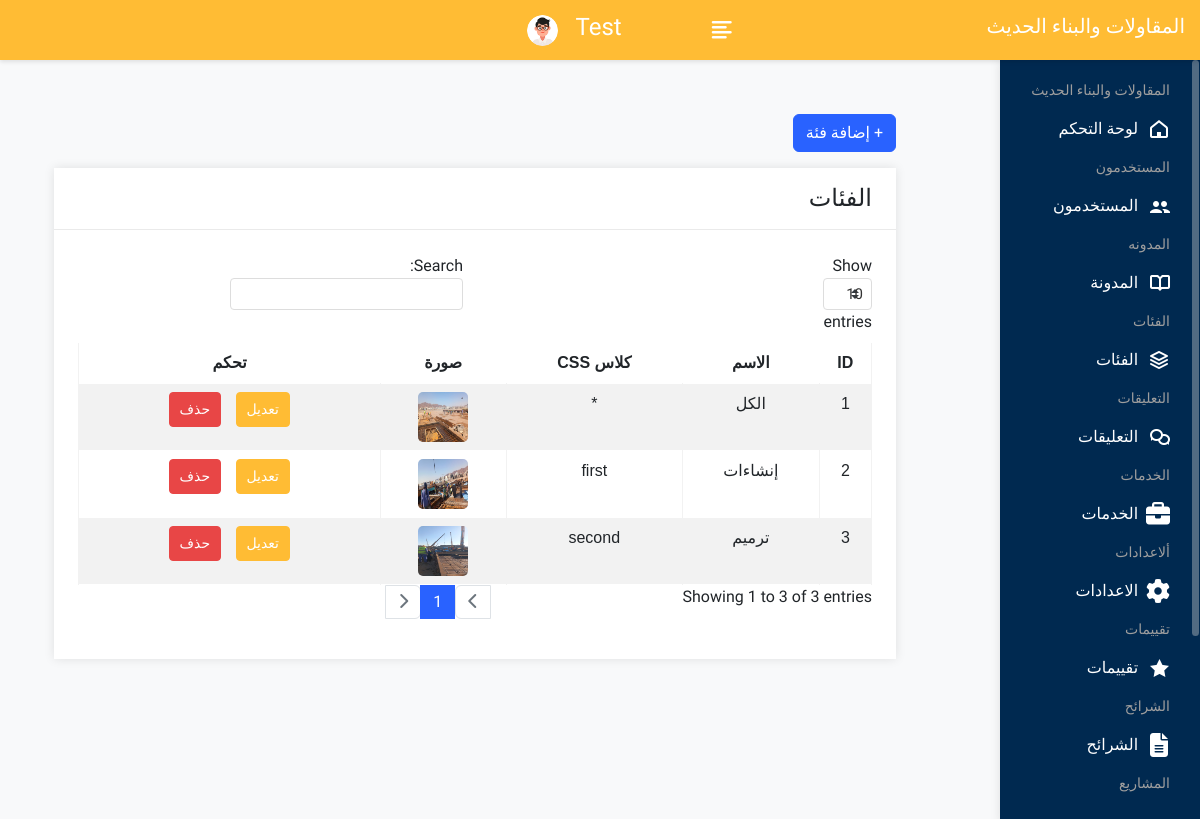
The page /admin/categories.php (signed in) on the database as committed earlier.
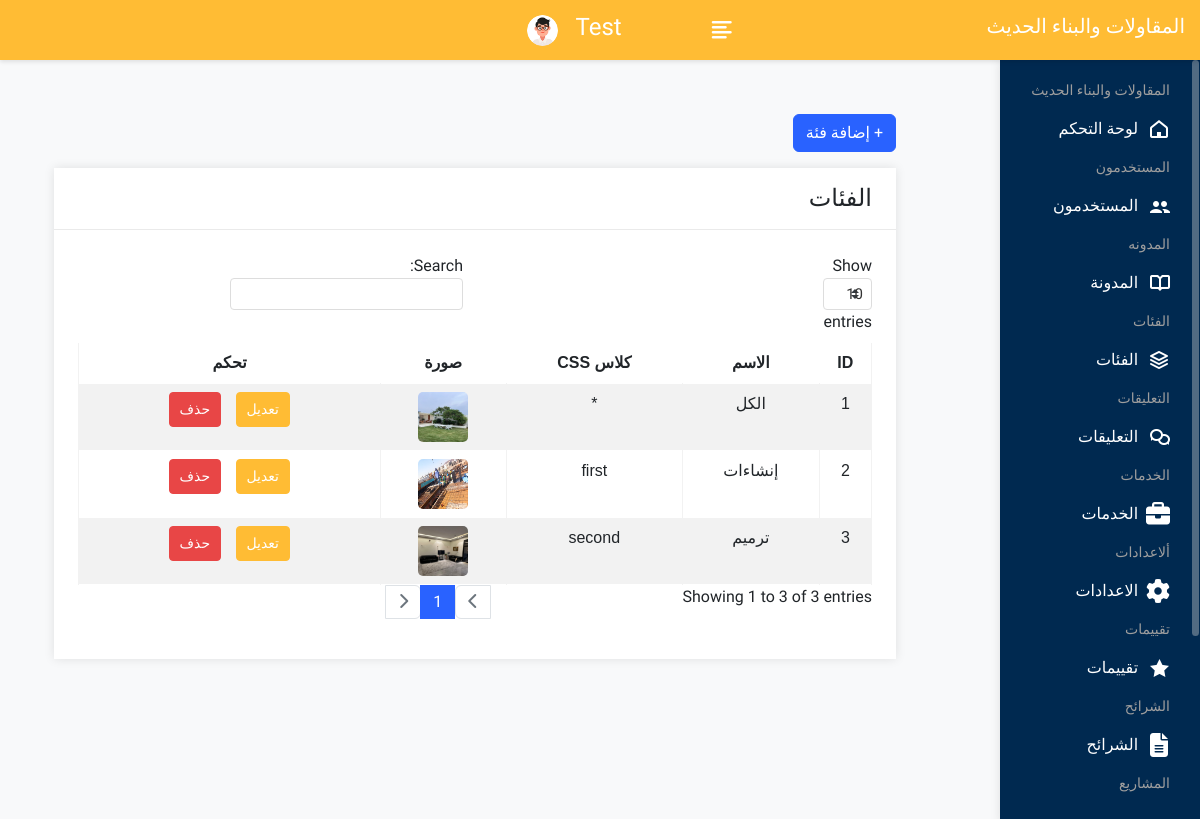
The same page on the database as committed later.
### tables this page shows
CREATE TABLE `categories` (
  `id` int(11) NOT NULL,
  `name` varchar(100) NOT NULL,
  `class_name` varchar(50) NOT NULL,
  `image` varchar(255) NOT NULL
);

### admin/categories.php (the view)
<?php
include 'config.php';
$result = mysqli_query($con, "SELECT * FROM categories");
?>
<?php include("header.php"); ?>
<div class="page-wrapper">
    <div class="content container-fluid">
        <a href="category_add.php" class="btn btn-primary mb-3">+ إضافة فئة</a>
        <div class="row">
            <div class="col-sm-12">
                <div class="card">
                    <div class="card-header">
                        <h4 class="card-title">الفئات</h4>
                    </div>
                    <div class="card-body">
                        <table class="table table-bordered table-striped text-center" id="basic-datatable">
                            <thead>
                                <tr>
                                    <th>ID</th>
                                    <th>الاسم</th>
                                    <th>كلاس CSS</th>
                                    <th>صورة</th>
                                    <th>تحكم</th>
                                </tr>
                            </thead>
                            <tbody>
                            <?php while ($row = mysqli_fetch_assoc($result)): ?>
                                <tr>
                                    <td><?= $row['id'] ?></td>
                                    <td><?= htmlspecialchars($row['name']) ?></td>
                                    <td><?= htmlspecialchars($row['class_name']) ?></td>
                                    <td>
                                        <img src="<?= htmlspecialchars($row['image']) ?>" width="50" height="50" alt="الصورة">
                                    </td>
                                    <td class="action-buttons">
                                        <a href="category_edit.php?id=<?= $row['id'] ?>" class="btn btn-sm btn-warning">تعديل</a>
                                        <a href="category_delete.php?id=<?= $row['id'] ?>" class="btn btn-sm btn-danger" onclick="return confirm('هل أنت متأكد من حذف هذه الفئة؟')">حذف</a>
                                    </td>
                                </tr>
                            <?php endwhile; ?>
                            </tbody>
                        </table>
                    </div>
                </div>
            </div>
        </div>
    </div>
</div>
<?php include("footer.php"); ?>

Rows that differ between the two databases and show on the page:
changed categories "الكل": image: a different picture
changed categories "إنشاءات": image: a different picture
changed categories "ترميم": image: a different picture
